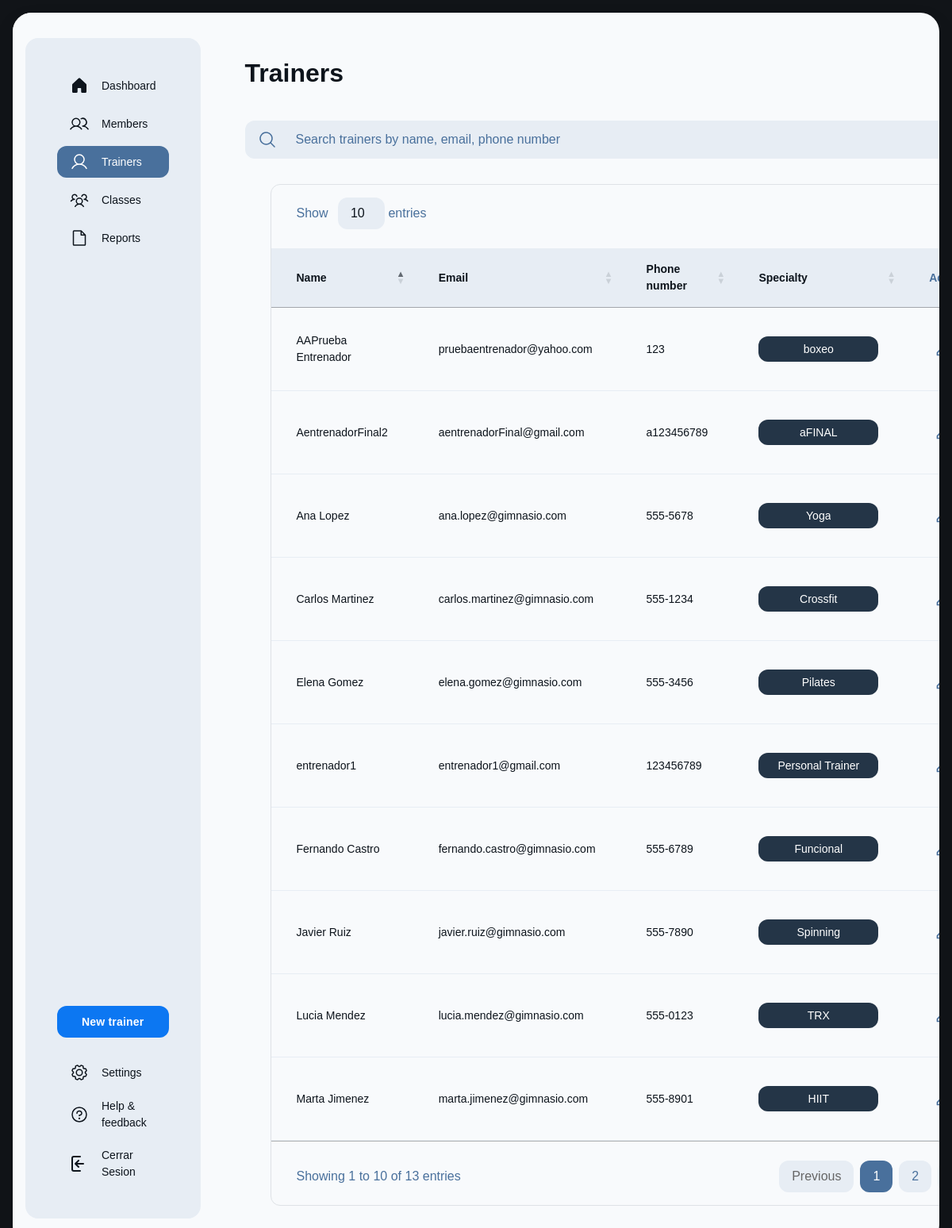
/index.php?controlador=entrenadores&action=home (signed in), run on an earlier commit of the app's database.
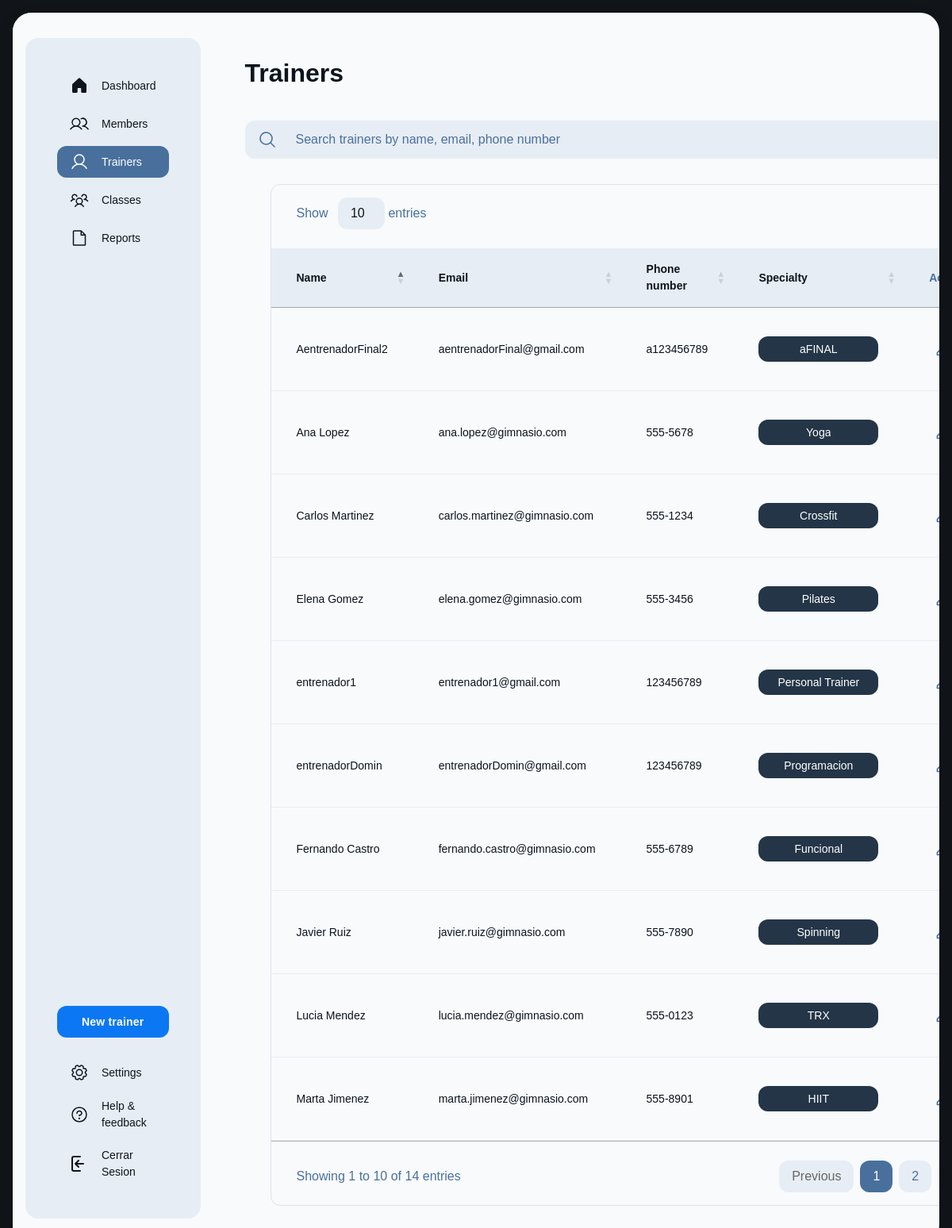
And on a later commit of the database.
### tables this page shows
CREATE TABLE `entrenadores` (
  `id` int(11) NOT NULL,
  `nombre` varchar(100) DEFAULT NULL,
  `especialidad` varchar(100) DEFAULT NULL,
  `telefono` varchar(15) DEFAULT NULL,
  `email` varchar(100) DEFAULT NULL
);

### model/conectar.php (called while the page is built)
<?php
class Conectar{
    public static function conexion(){
        try {
            $conexion=new mysqli("localhost","root","","gimnasio_db");
            $conexion->set_charset("utf8mb4");
        } catch (Exception $e) {
            die('Error:'.$e->getMessage());
        }
        return $conexion;
    }
}
?>

### model/entrenadores_model.php (called while the page is built, shortened)
<?php
require_once 'conectar.php';
class EntrenadoresModel {
    private $conexion;
    public function __construct() {
        $this->conexion = Conectar::conexion();
    }
    public function getEntrenadores() {
        try {
            $query = "SELECT * FROM entrenadores";
            $resultado = $this->conexion->query($query);
            return $resultado;
        } catch (Exception $e) {
            error_log("Error en getEntrenadores: " . $e->getMessage());
            return false;
        }
    }
}
?>

### controller/entrenadores_controller.php (the view, shortened to what this page needs)
<?php
function home(){
    require_once("model/entrenadores_model.php");
    $entrenadores = new EntrenadoresModel();
    $resultado = $entrenadores->getEntrenadores();
    $html = '';
    while($row = $resultado->fetch_assoc()) {
        $html .= '<tr class="border-t border-t-[#344c65]">';
        $html .= '<td class="table-53b9ae36-f9b1-418a-aa1b-d77389b436cd-column-120 h-[72px] px-4 py-2 w-[400px] text-white text-sm font-normal leading-normal">' . $row['nombre'] . '</td>';
        $html .= '<td class="table-53b9ae36-f9b1-418a-aa1b-d77389b436cd-column-240 h-[72px] px-4 py-2 w-[400px] text-[#93adc8] text-sm font-normal leading-normal">' . $row['email'] . '</td>';
        $html .= '<td class="table-53b9ae36-f9b1-418a-aa1b-d77389b436cd-column-360 h-[72px] px-4 py-2 w-[400px] text-[#93adc8] text-sm font-normal leading-normal">' . $row['telefono'] . '</td>';
        $html .= '<td class="table-53b9ae36-f9b1-418a-aa1b-d77389b436cd-column-480 h-[72px] px-4 py-2 w-60 text-sm font-normal leading-normal">';
        $html .= '<button class="flex min-w-[84px] max-w-[480px] cursor-pointer items-center justify-center overflow-hidden rounded-xl h-8 px-4 bg-[#243547] text-white text-sm font-medium leading-normal w-full">';
        $html .= '<span class="truncate">' . $row['especialidad'] . '</span>';
        $html .= '</button>';
        $html .= '</td>';
        $html .= '<td class="table-53b9ae36-f9b1-418a-aa1b-d77389b436cd-column-600 h-[72px] px-4 py-2 w-60 text-[#93adc8] text-sm font-bold leading-normal tracking-[0.015em]">';
        $html .= '<div class="flex gap-2">';
        $html .= '<button class="edit-trainer-btn cursor-pointer" data-id="' . $row['id'] . '"><svg xmlns="http://www.w3.org/2000/svg" fill="none" viewBox="0 0 24 24" stroke="currentColor"><path stroke-linecap="round" stroke-linejoin="round" stroke-width="2" d="M15.232 5.232l3.536 3.536m-2.036-5.036a2.5 2.5 0 113.536 3.536L6.5 21.036H3v-3.572L16.732 3.732z" /></svg></button>';
        $html .= '<button onclick="confirmarBorrado(' . $row['id'] . ')" class="text-red-500 hover:text-red-700"><svg xmlns="http://www.w3.org/2000/svg" fill="none" viewBox="0 0 24 24" stroke="currentColor"><path stroke-linecap="round" stroke-linejoin="round" stroke-width="2" d="M19 7l-.867 12.142A2 2 0 0116.138 21H7.862a2 2 0 01-1.995-1.858L5 7m5 4v6m4-6v6m1-10V4a1 1 0 00-1-1h-4a1 1 0 00-1 1v3M4 7h16" /></svg></button>';
        $html .= '</div>';
        $html .= '</td>';
        $html .= '</tr>';
    }
    require_once("view/entrenadores_view.php");
}
?>

### index.php (shortened to what this page needs)
<!DOCTYPE html>
<html lang="es">
<head>
    <link rel="stylesheet" href="assets/css/headercss.css">
    <link rel="stylesheet" href="assets/css/login.css">
    <link rel="stylesheet" href="assets/css/landingPage.css">
    <link href="https://cdn.jsdelivr.net/npm/bootstrap-icons@1.10.5/font/bootstrap-icons.css" rel="stylesheet">
    <link href="https://cdn.jsdelivr.net/npm/bootstrap@5.3.3/dist/css/bootstrap.min.css" rel="stylesheet">
</head>
<body>
    <?php
    require_once('controller/front_controller.php');
    ?>
</body>
</html>

### controller/front_controller.php (shortened to what this page needs)
<?php
$action = DEFAULT_ACTION;
if ( !empty ( $_GET ['action'] ) )   $action = $_GET['action'];
try {
    if ( is_callable($action) )   $action();
    else
        throw new Exception('La accion no existe- 404 not found');
}catch(Exception $e) {
    console_log($e->getMessage());
    }
?>

### view/entrenadores_view.php (shortened to what this page needs)
<!DOCTYPE html>
<html>
  <head>
    <link rel="stylesheet" href="https://cdnjs.cloudflare.com/ajax/libs/font-awesome/4.7.0/css/font-awesome.min.css">
    <link rel="stylesheet" type="text/css" href="https://cdn.datatables.net/1.13.7/css/jquery.dataTables.css">
    <link rel="stylesheet" type="text/css" href="https://cdn.datatables.net/buttons/2.4.2/css/buttons.dataTables.min.css">
    <script src="https://cdn.tailwindcss.com?plugins=forms,container-queries"></script>
  </head>
  <body>
    <div class="main-card">
      <div class="main-content">
        <div class="sidebar-container">
          <div class="sidebar-inner">
            <div class="flex h-full min-h-[700px] flex-col justify-between p-4">
              <div class="flex flex-col gap-4">
                <div class="flex flex-col gap-2">
                  <div class="flex items-center gap-3 px-3 py-2">
                    <div class="text-[#0d141c]" data-icon="House" data-size="24px" data-weight="fill">
                    </div>
                    <a class="text-[#0d141c] text-sm font-medium leading-normal" href="index.php?controlador=home&action=home">Dashboard</a>
                  </div>
                  <div class="flex items-center gap-3 px-3 py-2">
                    <div class="text-[#0d141c]" data-icon="Users" data-size="24px" data-weight="regular">
                    </div>
                    <a class="text-[#0d141c] text-sm font-medium leading-normal" href="index.php?controlador=miembros&action=home">Members</a>
                  </div>
                  <div class="flex items-center gap-3 px-3 py-2 rounded-xl bg-[#49709c]">
                    <div class="text-white" data-icon="User" data-size="24px" data-weight="regular">
                    </div>
                    <a class="text-white text-sm font-medium leading-normal" href="index.php?controlador=entrenadores&action=home">Trainers</a>
                  </div>
                  <div class="flex items-center gap-3 px-3 py-2">
                    <div class="text-[#0d141c]" data-icon="UsersThree" data-size="24px" data-weight="regular">
                    </div>
                    <a class="text-[#0d141c] text-sm font-medium leading-normal" href="index.php?controlador=clases&action=home">Classes</a>
                  </div>
                  <div class="flex items-center gap-3 px-3 py-2">
                    <div class="text-[#0d141c]" data-icon="File" data-size="24px" data-weight="regular">
                    </div>
                    <a class="text-[#0d141c] text-sm font-medium leading-normal" href="#">Reports</a>
                  </div>
                </div>
              </div>
              <div class="flex flex-col gap-4">
                <button class="flex min-w-[84px] max-w-[480px] cursor-pointer items-center justify-center overflow-hidden rounded-xl h-10 px-4 bg-[#0c77f2] text-white text-sm font-bold leading-normal tracking-[0.015em]">
                  <span class="truncate">New trainer</span>
                </button>
                <div class="flex flex-col gap-1">
                  <div class="flex items-center gap-3 px-3 py-2">
                    <div class="text-[#0d141c]" data-icon="Gear" data-size="24px" data-weight="regular">
                    </div>
                    <a class="text-[#0d141c] text-sm font-medium leading-normal" href="#">Settings</a>
                  </div>
                  <div class="flex items-center gap-3 px-3 py-2">
                    <div class="text-[#0d141c]" data-icon="Question" data-size="24px" data-weight="regular">
                    </div>
                    <a class="text-[#0d141c] text-sm font-medium leading-normal" href="#">Help &amp; feedback</a>
                  </div>
                  <div class="flex items-center gap-3 px-3 py-2">
                    <div class="text-[#0d141c]" data-icon="Question" data-size="24px" data-weight="regular">
                      <svg xmlns="http://www.w3.org/2000/svg" viewBox="0 0 24 24" width="24" height="24" fill="none" stroke="#0d141c" stroke-width="2" stroke-linecap="round" stroke-linejoin="round">
                        <path d="M13 3H5a2 2 0 0 0-2 2v14a2 2 0 0 0 2 2h8"></path>
                        <path d="M7 12h10M7 12l4-4M7 12l4 4"></path>
                      </svg>
                    </div>
                    <a class="text-[#0d141c] text-sm font-medium leading-normal" href="index.php?controlador=entrenadores&action=desconectar">Cerrar Sesion</a>
                  </div>
                </div>
              </div>
            </div>
          </div>
        </div>
        <div class="content-container">
          <div class="flex flex-wrap justify-between gap-3 p-4">
            <p class="text-[#0d141c] tracking-light text-[32px] font-bold leading-tight min-w-72">Trainers</p>
          </div>
          <div class="px-4 py-3">
            <div class="flex w-full flex-1 items-stretch rounded-xl h-12">
              <div class="text-[#49709c] flex border-none bg-[#e7edf4] items-center justify-center pl-4 rounded-l-xl border-r-0">
                <svg xmlns="http://www.w3.org/2000/svg" width="24px" height="24px" fill="currentColor" viewBox="0 0 256 256">
                  <path d="M229.66,218.34l-50.07-50.06a88.11,88.11,0,1,0-11.31,11.31l50.06,50.07a8,8,0,0,0,11.32-11.32ZM40,112a72,72,0,1,1,72,72A72.08,72.08,0,0,1,40,112Z"></path>
                </svg>
              </div>
              <div class="dataTables_filter flex-1">
                <input type="search" class="form-input flex w-full min-w-0 flex-1 resize-none overflow-hidden rounded-xl text-[#0d141c] focus:outline-0 focus:ring-0 border-none bg-[#e7edf4] focus:border-none h-full placeholder:text-[#49709c] px-4 rounded-l-none border-l-0 pl-2 text-base font-normal leading-normal" placeholder="Search trainers by name, email, phone number">
              </div>
            </div>
          </div>
          <div class="px-4 py-3 @container">
            <div class="flex overflow-hidden rounded-xl border border-[#49709c] bg-[#f8fafc]">
              <table id="trainersTable" class="flex-1">
                <thead>
                  <tr class="bg-[#e7edf4]">
                    <th class="table-53b9ae36-f9b1-418a-aa1b-d77389b436cd-column-120 px-4 py-3 text-left text-[#0d141c] w-[400px] text-sm font-medium leading-normal">Name</th>
                    <th class="table-53b9ae36-f9b1-418a-aa1b-d77389b436cd-column-240 px-4 py-3 text-left text-[#0d141c] w-[400px] text-sm font-medium leading-normal">Email</th>
                    <th class="table-53b9ae36-f9b1-418a-aa1b-d77389b436cd-column-360 px-4 py-3 text-left text-[#0d141c] w-[400px] text-sm font-medium leading-normal">
                      Phone number
                    </th>
                    <th class="table-53b9ae36-f9b1-418a-aa1b-d77389b436cd-column-480 px-4 py-3 text-left text-[#0d141c] w-60 text-sm font-medium leading-normal">Specialty</th>
                    <th class="table-53b9ae36-f9b1-418a-aa1b-d77389b436cd-column-600 px-4 py-3 text-left text-[#0d141c] w-60 text-[#49709c] text-sm font-medium leading-normal">
                      Actions
                    </th>
                  </tr>
                </thead>
                <tbody>
                  <?php echo $html; ?>
                </tbody>
              </table>
            </div>
          </div>
        </div>
      </div>
    </div>
  </body>
</html>

### assets/css/headercss.css (style rules this page uses)
html, body { margin: 0; padding: 0; box-sizing: border-box; }
* { font-family: 'Sora', sans-serif; }

### assets/css/landingPage.css (style rules this page uses)
body { font-family: 'sora', 'Noto Sans', sans-serif !important; background-color: #111418 !important; color: #ffffff !important; }

### view/entrenadores_view.php (style rules this page uses)
body { background-color: #dce5ef; }
.main-card { background-color: #f8fafc; border-radius: 1.5rem; margin: 2rem auto; max-width: 1600px; overflow: hidden; box-shadow: 0 10px 25px rgba(0, 0, 0, 0.1); position: relative; }
.main-content { display: flex; position: relative; min-height: 100vh; }
.sidebar-container { width: 320px; padding: 2rem 1rem; background-color: #f8fafc; z-index: 1000; }
.sidebar-inner { background-color: #e7edf4; border-radius: 1rem; height: 100%; padding: 1rem; position: relative; z-index: 1000; }
.content-container { flex: 1; padding: 2rem 1rem; position: relative; }
@media (max-width: 1650px) { .main-card { margin: 1rem; } }
.edit-trainer-btn svg, .text-red-500 svg { width: 20px; height: 20px; stroke: currentColor; }
.edit-trainer-btn { color: #49709c; padding: 0.5rem; border-radius: 0.5rem; transition: all 0.2s; }
#trainersTable td { color: #0d141c !important; }
.flex.overflow-hidden.rounded-xl.border { margin: 0 2rem; }
#trainersTable td, #trainersTable th { padding: 1rem 2rem !important; }
#trainersTable tbody tr { border-bottom: 2px solid #e7edf4 !important; }
#trainersTable tbody tr:last-child { border-bottom: none !important; }
#trainersTable td { border-bottom: 1px solid #e7edf4 !important; }
#trainersTable td:last-child { border-right: none !important; }

What changed in the data, as far as the page shows it:
no longer on this page (row edited): entrenadores: nombre "AAPrueba Entrenador", email "pruebaentrenador@yahoo.com", telefono "123", especialidad "boxeo"
added entrenadores: nombre "entrenadorDomin", email "entrenadorDomin@gmail.com", telefono "123456789", especialidad "Programacion"
Also different on the page:
text written by a page script: "Show entries Showing 1 to 10 of 13 entries Previous 1 2" → "Show entries Showing 1 to 10 of 14 entries Previous 1 2"
